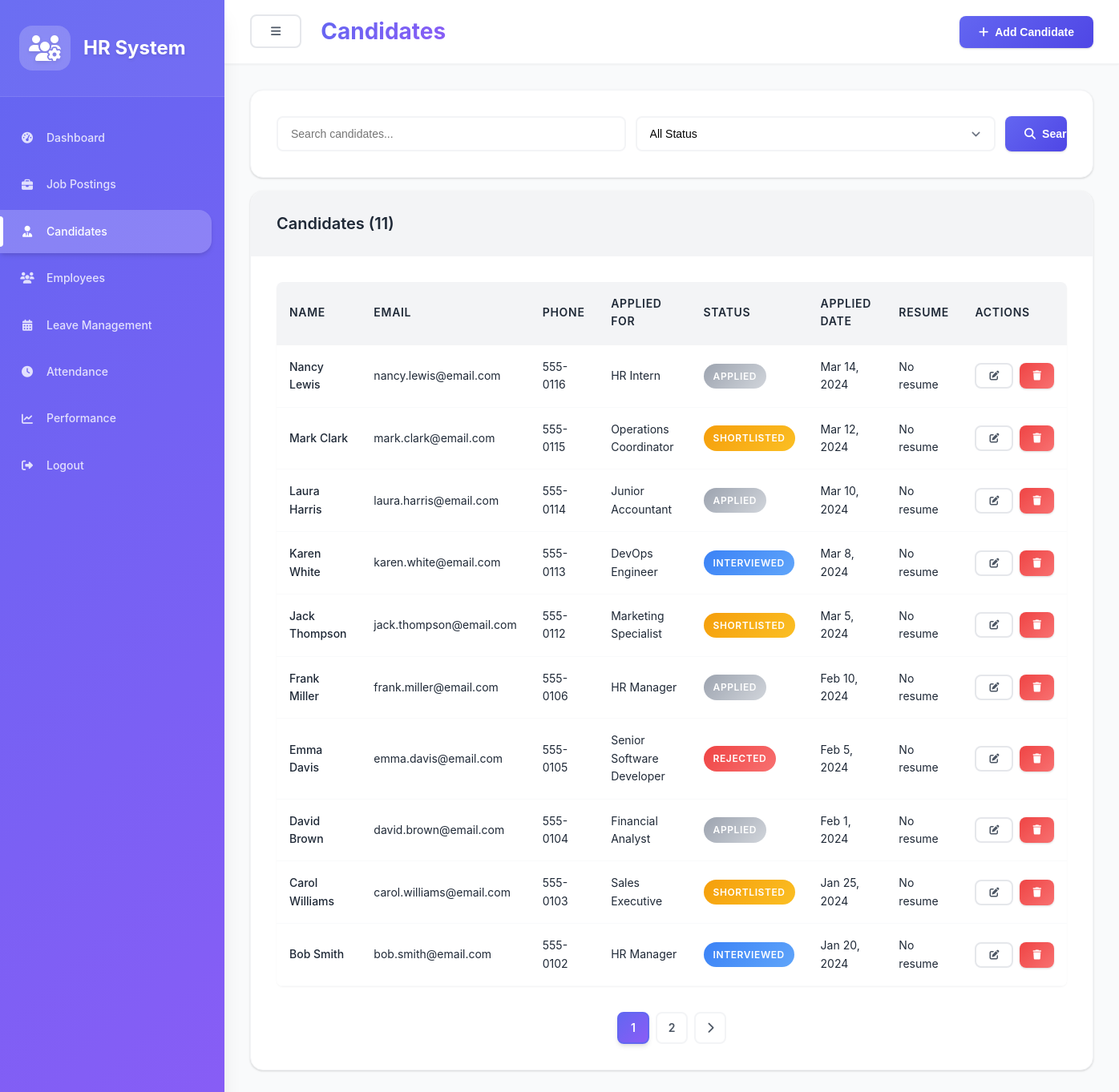
The page /modules/recruitment/candidates.php (signed in) on the database its author committed.
### tables this page shows
CREATE TABLE candidates (
    id INT AUTO_INCREMENT PRIMARY KEY,
    first_name VARCHAR(100) NOT NULL,
    last_name VARCHAR(100) NOT NULL,
    email VARCHAR(100) NOT NULL,
    phone VARCHAR(20),
    job_id INT,
    resume_path VARCHAR(255),
    status ENUM('applied', 'shortlisted', 'interviewed', 'selected', 'rejected') DEFAULT 'applied',
    applied_date TIMESTAMP DEFAULT CURRENT_TIMESTAMP,
    notes TEXT,
    created_at TIMESTAMP DEFAULT CURRENT_TIMESTAMP,
    updated_at TIMESTAMP DEFAULT CURRENT_TIMESTAMP ON UPDATE CURRENT_TIMESTAMP,
    FOREIGN KEY (job_id) REFERENCES jobs(id) ON DELETE SET NULL
);

CREATE TABLE jobs (
    id INT AUTO_INCREMENT PRIMARY KEY,
    title VARCHAR(200) NOT NULL,
    department_id INT,
    description TEXT,
    requirements TEXT,
    salary_range VARCHAR(100),
    location VARCHAR(100),
    job_type ENUM('full-time', 'part-time', 'contract', 'internship') DEFAULT 'full-time',
    status ENUM('active', 'inactive') DEFAULT 'active',
    created_at TIMESTAMP DEFAULT CURRENT_TIMESTAMP,
    updated_at TIMESTAMP DEFAULT CURRENT_TIMESTAMP ON UPDATE CURRENT_TIMESTAMP,
    FOREIGN KEY (department_id) REFERENCES departments(id) ON DELETE SET NULL
);

### includes/config.php (called while the page is built, shortened)
<?php
function get_pagination($total_records, $per_page = 10, $current_page = 1) {
    $total_pages = ceil($total_records / $per_page);
    $offset = ($current_page - 1) * $per_page;
    return [
        'total_records' => $total_records,
        'per_page' => $per_page,
        'current_page' => $current_page,
        'total_pages' => $total_pages,
        'offset' => $offset
    ];
}
?>

### modules/recruitment/candidates.php (the view, shortened to what this page needs)
<?php
require_once '../../includes/config.php';
$conn = getConnection();
$page = isset($_GET['page']) ? (int)$_GET['page'] : 1;
$per_page = 10;
$offset = ($page - 1) * $per_page;
$search = isset($_GET['search']) ? sanitize_input($_GET['search']) : '';
$status_filter = isset($_GET['status']) ? sanitize_input($_GET['status']) : '';
$where_conditions = [];
$params = [];
$where_clause = !empty($where_conditions) ? "WHERE " . implode(" AND ", $where_conditions) : "";
$total_query = "SELECT COUNT(*) as total FROM candidates c $where_clause";
$stmt = $conn->prepare($total_query);
$stmt->execute($params);
$total_candidates = $stmt->fetch()['total'];
$pagination = get_pagination($total_candidates, $per_page, $page);
$query = "SELECT c.*, j.title as job_title FROM candidates c
          LEFT JOIN jobs j ON c.job_id = j.id
          $where_clause
          ORDER BY c.applied_date DESC
          LIMIT $per_page OFFSET $offset";
$stmt = $conn->prepare($query);
$stmt->execute($params);
$candidates = $stmt->fetchAll();
?>
<!DOCTYPE html>
<html lang="en">
<head>
    <link rel="stylesheet" href="../../assets/css/enhanced-style.css">
    <link rel="stylesheet" href="https://cdnjs.cloudflare.com/ajax/libs/font-awesome/6.4.0/css/all.min.css">
</head>
<body>
    <div class="admin-container">
        <aside class="sidebar">
            <div class="sidebar-header">
                <div class="sidebar-logo">
                    <i class="fas fa-users-cog"></i>
                    <span>HR System</span>
                </div>
            </div>
            <nav class="sidebar-nav">
                <ul class="sidebar-menu">
                    <li><a href="../../dashboard.php"><i class="fas fa-tachometer-alt"></i> Dashboard</a></li>
                    <li><a href="jobs.php"><i class="fas fa-briefcase"></i> Job Postings</a></li>
                    <li><a href="candidates.php" class="active"><i class="fas fa-user-tie"></i> Candidates</a></li>
                    <li><a href="../employees/employees.php"><i class="fas fa-users"></i> Employees</a></li>
                    <li><a href="../leaves/leaves.php"><i class="fas fa-calendar-alt"></i> Leave Management</a></li>
                    <li><a href="../leaves/attendance.php"><i class="fas fa-clock"></i> Attendance</a></li>
                    <li><a href="../performance/performance.php"><i class="fas fa-chart-line"></i> Performance</a></li>
                    <li><a href="#" onclick="logout()"><i class="fas fa-sign-out-alt"></i> Logout</a></li>
                </ul>
            </nav>
        </aside>
        <main class="main-content">
            <header class="header">
                <div class="header-left">
                    <button class="btn btn-outline" onclick="toggleSidebar()">
                        <i class="fas fa-bars"></i>
                    </button>
                    <h1>Candidates</h1>
                </div>
                <div class="header-right">
                    <button class="btn btn-primary" onclick="showAddCandidateModal()">
                        <i class="fas fa-plus"></i> Add Candidate
                    </button>
                </div>
            </header>
            <div class="content">
                <div class="card mb-4">
                    <div class="card-body">
                        <form method="GET" class="d-flex gap-3">
                            <input type="text" class="form-control" name="search" placeholder="Search candidates..." value="<?php echo htmlspecialchars($search); ?>">
                            <select class="form-control form-select" name="status">
                                <option value="">All Status</option>
                            </select>
                            <button type="submit" class="btn btn-primary">
                                <i class="fas fa-search"></i> Search
                            </button>
                        </form>
                    </div>
                </div>
                <div class="card">
                    <div class="card-header">
                        <h3 class="card-title">Candidates (<?php echo $total_candidates; ?>)</h3>
                    </div>
                    <div class="card-body">
                        <?php if (empty($candidates)): ?>
                            <div class="text-center py-5">
                                <i class="fas fa-user-tie" style="font-size: 3rem; color: var(--text-muted); margin-bottom: 1rem;"></i>
                                <h4>No candidates found</h4>
                                <p style="color: var(--text-muted);">Start by adding your first candidate.</p>
                                <button class="btn btn-primary" onclick="showAddCandidateModal()">
                                    <i class="fas fa-plus"></i> Add Candidate
                                </button>
                            </div>
                        <?php else: ?>
                            <div class="table-container">
                                <table class="table">
                                    <thead>
                                        <tr>
                                            <th>Name</th>
                                            <th>Email</th>
                                            <th>Phone</th>
                                            <th>Applied For</th>
                                            <th>Status</th>
                                            <th>Applied Date</th>
                                            <th>Resume</th>
                                            <th>Actions</th>
                                        </tr>
                                    </thead>
                                    <tbody>
                                        <?php foreach ($candidates as $candidate): ?>
                                            <tr>
                                                <td>
                                                    <div style="font-weight: 500;">
                                                        <?php echo htmlspecialchars($candidate['first_name'] . ' ' . $candidate['last_name']); ?>
                                                    </div>
                                                </td>
                                                <td><?php echo htmlspecialchars($candidate['email']); ?></td>
                                                <td><?php echo htmlspecialchars($candidate['phone'] ?: 'N/A'); ?></td>
                                                <td><?php echo htmlspecialchars($candidate['job_title'] ?: 'Not specified'); ?></td>
                                                <td>
                                                    <span class="badge badge-<?php
                                                        echo $candidate['status'] == 'selected' ? 'success' :
                                                            ($candidate['status'] == 'rejected' ? 'danger' :
                                                            ($candidate['status'] == 'interviewed' ? 'info' :
                                                            ($candidate['status'] == 'shortlisted' ? 'warning' : 'secondary'))); ?>">
                                                        <?php echo ucfirst($candidate['status']); ?>
                                                    </span>
                                                </td>
                                                <td><?php echo date('M j, Y', strtotime($candidate['applied_date'])); ?></td>
                                                <td>
                                                    <?php if ($candidate['resume_path']): ?>
                                                        <a href="<?php echo htmlspecialchars($candidate['resume_path']); ?>" target="_blank" class="btn btn-sm btn-outline">
                                                            <i class="fas fa-file-pdf"></i> View
                                                        </a>
                                                    <?php else: ?>
                                                        <span style="color: var(--text-muted);">No resume</span>
                                                    <?php endif; ?>
                                                </td>
                                                <td>
                                                    <div class="d-flex gap-2">
                                                        <button class="btn btn-sm btn-outline" onclick="updateStatus(<?php echo $candidate['id']; ?>, '<?php echo $candidate['status']; ?>', '<?php echo htmlspecialchars($candidate['notes']); ?>')">
                                                            <i class="fas fa-edit"></i>
                                                        </button>
                                                        <button class="btn btn-sm btn-danger" onclick="deleteCandidate(<?php echo $candidate['id']; ?>)">
                                                            <i class="fas fa-trash"></i>
                                                        </button>
                                                    </div>
                                                </td>
                                            </tr>
                                        <?php endforeach; ?>
                                    </tbody>
                                </table>
                            </div>
                            <?php if ($pagination['total_pages'] > 1): ?>
                                <div class="pagination">
                                    <?php for ($i = 1; $i <= $pagination['total_pages']; $i++): ?>
                                        <?php if ($i == $pagination['current_page']): ?>
                                            <span class="active"><?php echo $i; ?></span>
                                        <?php else: ?>
                                            <a href="?page=<?php echo $i; ?><?php echo $search ? '&search=' . urlencode($search) : ''; ?><?php echo $status_filter ? '&status=' . urlencode($status_filter) : ''; ?>"><?php echo $i; ?></a>
                                        <?php endif; ?>
                                    <?php endfor; ?>
                                    <?php if ($pagination['current_page'] < $pagination['total_pages']): ?>
                                        <a href="?page=<?php echo $pagination['current_page'] + 1; ?><?php echo $search ? '&search=' . urlencode($search) : ''; ?><?php echo $status_filter ? '&status=' . urlencode($status_filter) : ''; ?>">
                                            <i class="fas fa-chevron-right"></i>
                                        </a>
                                    <?php endif; ?>
                                </div>
                            <?php endif; ?>
                        <?php endif; ?>
                    </div>
                </div>
            </div>
        </main>
    </div>
</body>
</html>

### rows shown on the page
candidates: first_name+last_name "Nancy Lewis", email "nancy.lewis@email.com", phone "555-0116", job.title "HR Intern", status "APPLIED", applied_date "Mar 14, 2024", shows "No resume"
candidates: first_name+last_name "Mark Clark", email "mark.clark@email.com", phone "555-0115", job.title "Operations Coordinator", status "SHORTLISTED", applied_date "Mar 12, 2024", shows "No resume"
candidates: first_name+last_name "Laura Harris", email "laura.harris@email.com", phone "555-0114", job.title "Junior Accountant", status "APPLIED", applied_date "Mar 10, 2024", shows "No resume"
candidates: first_name+last_name "Karen White", email "karen.white@email.com", phone "555-0113", job.title "DevOps Engineer", status "INTERVIEWED", applied_date "Mar 8, 2024", shows "No resume"
candidates: first_name+last_name "Jack Thompson", email "jack.thompson@email.com", phone "555-0112", job.title "Marketing Specialist", status "SHORTLISTED", applied_date "Mar 5, 2024", shows "No resume"
candidates: first_name+last_name "Frank Miller", email "frank.miller@email.com", phone "555-0106", job.title "HR Manager", status "APPLIED", applied_date "Feb 10, 2024", shows "No resume"
candidates: first_name+last_name "Emma Davis", email "emma.davis@email.com", phone "555-0105", job.title "Senior Software Developer", status "REJECTED", applied_date "Feb 5, 2024", shows "No resume"
candidates: first_name+last_name "David Brown", email "david.brown@email.com", phone "555-0104", job.title "Financial Analyst", status "APPLIED", applied_date "Feb 1, 2024", shows "No resume"
candidates: first_name+last_name "Carol Williams", email "carol.williams@email.com", phone "555-0103", job.title "Sales Executive", status "SHORTLISTED", applied_date "Jan 25, 2024", shows "No resume"
candidates: first_name+last_name "Bob Smith", email "bob.smith@email.com", phone "555-0102", job.title "HR Manager", status "INTERVIEWED", applied_date "Jan 20, 2024", shows "No resume"

### other values the page prints
$total_candidates "11"
